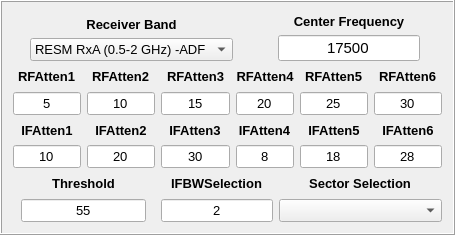
  <widget class="QFrame" name="frame_direct_mode">
   <property name="geometry">
    <rect>
     <x>10</x>
     <y>115</y>
     <width>455</width>
     <height>235</height>
    </rect>
   </property>
   <property name="frameShape">
    <enum>QFrame::Box</enum>
   </property>
   <property name="frameShadow">
    <enum>QFrame::Raised</enum>
   </property>
   <layout class="QGridLayout" name="gridLayout_53">
    <item row="0" column="0" colspan="4">
     <layout class="QGridLayout" name="gridLayout">
      <item row="0" column="0" alignment="Qt::AlignHCenter|Qt::AlignBottom">
       <widget class="QLabel" name="label_2">
        <property name="font">
         <font>
          <family>Arial</family>
          <pointsize>10</pointsize>
          <weight>75</weight>
          <bold>true</bold>
         </font>
        </property>
        <property name="text">
         <string>Receiver Band</string>
        </property>
        <property name="alignment">
         <set>Qt::AlignCenter</set>
        </property>
       </widget>
      </item>
      <item row="1" column="0" alignment="Qt::AlignHCenter|Qt::AlignTop">
       <widget class="QComboBox" name="CB_direct_RB">
        <property name="font">
         <font>
          <family>Arial</family>
          <pointsize>10</pointsize>
         </font>
        </property>
        <item>
         <property name="text">
          <string>RESM RxA (0.5-2 GHz) -ADF</string>
         </property>
        </item>
        <item>
         <property name="text">
          <string>RESM RxB (2-18 GHz) -BLI</string>
         </property>
        </item>
        <item>
         <property name="text">
          <string>RESM RxF (18-40 GHz) -ADF</string>
         </property>
        </item>
       </widget>
      </item>
     </layout>
    </item>
    <item row="0" column="4" colspan="4">
     <layout class="QGridLayout" name="gridLayout_2">
      <item row="0" column="0" alignment="Qt::AlignHCenter">
       <widget class="QLabel" name="label_3">
        <property name="font">
         <font>
          <family>Arial</family>
          <pointsize>10</pointsize>
          <weight>75</weight>
          <bold>true</bold>
         </font>
        </property>
        <property name="text">
         <string>Center Frequency</string>
        </property>
        <property name="alignment">
         <set>Qt::AlignCenter</set>
        </property>
       </widget>
      </item>
      <item row="1" column="0" alignment="Qt::AlignHCenter">
       <widget class="QLineEdit" name="lineEdit_direct_CF">
        <property name="font">
         <font>
          <family>Arial</family>
          <pointsize>11</pointsize>
         </font>
        </property>
        <property name="text">
         <string>17500</string>
        </property>
        <property name="alignment">
         <set>Qt::AlignCenter</set>
        </property>
       </widget>
      </item>
     </layout>
    </item>
    <item row="1" column="0">
     <layout class="QGridLayout" name="gridLayout_3">
      <item row="0" column="0" alignment="Qt::AlignHCenter">
       <widget class="QLabel" name="label_4">
        <property name="font">
         <font>
          <family>Arial</family>
          <pointsize>10</pointsize>
          <weight>75</weight>
          <bold>true</bold>
         </font>
        </property>
        <property name="text">
         <string>RFAtten1</string>
        </property>
        <property name="alignment">
         <set>Qt::AlignCenter</set>
        </property>
       </widget>
      </item>
      <item row="1" column="0">
       <widget class="QLineEdit" name="lineEdit_direct_RF1">
        <property name="font">
         <font>
          <family>Arial</family>
          <pointsize>10</pointsize>
         </font>
        </property>
        <property name="text">
         <string>5</string>
        </property>
        <property name="alignment">
         <set>Qt::AlignCenter</set>
        </property>
       </widget>
      </item>
     </layout>
    </item>
    <item row="1" column="1">
     <layout class="QGridLayout" name="gridLayout_4">
      <item row="0" column="0" alignment="Qt::AlignHCenter">
       <widget class="QLabel" name="label_5">
        <property name="font">
         <font>
          <family>Arial</family>
          <pointsize>10</pointsize>
          <weight>75</weight>
          <bold>true</bold>
         </font>
        </property>
        <property name="text">
         <string>RFAtten2</string>
        </property>
        <property name="alignment">
         <set>Qt::AlignCenter</set>
        </property>
       </widget>
      </item>
      <item row="1" column="0">
       <widget class="QLineEdit" name="lineEdit_direct_RF2">
        <property name="font">
         <font>
          <family>Arial</family>
          <pointsize>10</pointsize>
         </font>
        </property>
        <property name="text">
         <string>10</string>
        </property>
        <property name="alignment">
         <set>Qt::AlignCenter</set>
        </property>
       </widget>
      </item>
     </layout>
    </item>
    <item row="1" column="2">
     <layout class="QGridLayout" name="gridLayout_5">
      <item row="0" column="0" alignment="Qt::AlignHCenter">
       <widget class="QLabel" name="label_6">
        <property name="font">
         <font>
          <family>Arial</family>
          <pointsize>10</pointsize>
          <weight>75</weight>
          <bold>true</bold>
         </font>
        </property>
        <property name="text">
         <string>RFAtten3</string>
        </property>
        <property name="alignment">
         <set>Qt::AlignCenter</set>
        </property>
       </widget>
      </item>
      <item row="1" column="0">
       <widget class="QLineEdit" name="lineEdit_direct_RF3">
        <property name="font">
         <font>
          <family>Arial</family>
          <pointsize>10</pointsize>
         </font>
        </property>
        <property name="text">
         <string>15</string>
        </property>
        <property name="alignment">
         <set>Qt::AlignCenter</set>
        </property>
       </widget>
      </item>
     </layout>
    </item>
    <item row="1" column="3" colspan="3">
     <layout class="QGridLayout" name="gridLayout_6">
      <item row="0" column="0" alignment="Qt::AlignHCenter">
       <widget class="QLabel" name="label_7">
        <property name="font">
         <font>
          <family>Arial</family>
          <pointsize>10</pointsize>
          <weight>75</weight>
          <bold>true</bold>
         </font>
        </property>
        <property name="text">
         <string>RFAtten4</string>
        </property>
        <property name="alignment">
         <set>Qt::AlignCenter</set>
        </property>
       </widget>
      </item>
      <item row="1" column="0">
       <widget class="QLineEdit" name="lineEdit_direct_RF4">
        <property name="font">
         <font>
          <family>Arial</family>
          <pointsize>10</pointsize>
         </font>
        </property>
        <property name="text">
         <string>20</string>
        </property>
        <property name="alignment">
         <set>Qt::AlignCenter</set>
        </property>
       </widget>
      </item>
     </layout>
    </item>
    <item row="1" column="6">
     <layout class="QGridLayout" name="gridLayout_7">
      <item row="0" column="0" alignment="Qt::AlignHCenter">
       <widget class="QLabel" name="label_8">
        <property name="font">
         <font>
          <family>Arial</family>
          <pointsize>10</pointsize>
          <weight>75</weight>
          <bold>true</bold>
         </font>
        </property>
        <property name="text">
         <string>RFAtten5</string>
        </property>
        <property name="alignment">
         <set>Qt::AlignCenter</set>
        </property>
       </widget>
      </item>
      <item row="1" column="0">
       <widget class="QLineEdit" name="lineEdit_direct_RF5">
        <property name="font">
         <font>
          <family>Arial</family>
          <pointsize>10</pointsize>
         </font>
        </property>
        <property name="text">
         <string>25</string>
        </property>
        <property name="alignment">
         <set>Qt::AlignCenter</set>
        </property>
       </widget>
      </item>
     </layout>
    </item>
    <item row="1" column="7">
     <layout class="QGridLayout" name="gridLayout_8">
      <item row="0" column="0" alignment="Qt::AlignHCenter">
       <widget class="QLabel" name="label_9">
        <property name="font">
         <font>
          <family>Arial</family>
          <pointsize>10</pointsize>
          <weight>75</weight>
          <bold>true</bold>
         </font>
        </property>
        <property name="text">
         <string>RFAtten6</string>
        </property>
        <property name="alignment">
         <set>Qt::AlignCenter</set>
        </property>
       </widget>
      </item>
      <item row="1" column="0">
       <widget class="QLineEdit" name="lineEdit_direct_RF6">
        <property name="font">
         <font>
          <family>Arial</family>
          <pointsize>10</pointsize>
         </font>
        </property>
        <property name="text">
         <string>30</string>
        </property>
        <property name="alignment">
         <set>Qt::AlignCenter</set>
        </property>
       </widget>
      </item>
     </layout>
    </item>
    <item row="2" column="0">
     <layout class="QGridLayout" name="gridLayout_9">
      <item row="1" column="0">
       <widget class="QLineEdit" name="lineEdit_direct_IF1">
        <property name="font">
         <font>
          <family>Arial</family>
          <pointsize>10</pointsize>
         </font>
        </property>
        <property name="text">
         <string>10</string>
        </property>
        <property name="alignment">
         <set>Qt::AlignCenter</set>
        </property>
       </widget>
      </item>
      <item row="0" column="0" alignment="Qt::AlignHCenter">
       <widget class="QLabel" name="label_10">
        <property name="font">
         <font>
          <family>Arial</family>
          <pointsize>10</pointsize>
          <weight>75</weight>
          <bold>true</bold>
         </font>
        </property>
        <property name="text">
         <string>IFAtten1</string>
        </property>
        <property name="alignment">
         <set>Qt::AlignCenter</set>
        </property>
       </widget>
      </item>
     </layout>
    </item>
    <item row="2" column="1">
     <layout class="QGridLayout" name="gridLayout_10">
      <item row="0" column="0" alignment="Qt::AlignHCenter">
       <widget class="QLabel" name="label_11">
        <property name="font">
         <font>
          <family>Arial</family>
          <pointsize>10</pointsize>
          <weight>75</weight>
          <bold>true</bold>
         </font>
        </property>
        <property name="text">
         <string>IFAtten2</string>
        </property>
        <property name="alignment">
         <set>Qt::AlignCenter</set>
        </property>
       </widget>
      </item>
      <item row="1" column="0">
       <widget class="QLineEdit" name="lineEdit_direct_IF2">
        <property name="font">
         <font>
          <family>Arial</family>
          <pointsize>10</pointsize>
         </font>
        </property>
        <property name="text">
         <string>20</string>
        </property>
        <property name="alignment">
         <set>Qt::AlignCenter</set>
        </property>
       </widget>
      </item>
     </layout>
    </item>
    <item row="2" column="2">
     <layout class="QGridLayout" name="gridLayout_11">
      <item row="0" column="0" alignment="Qt::AlignHCenter">
       <widget class="QLabel" name="label_12">
        <property name="font">
         <font>
          <family>Arial</family>
          <pointsize>10</pointsize>
          <weight>75</weight>
          <bold>true</bold>
         </font>
        </property>
        <property name="text">
         <string>IFAtten3</string>
        </property>
        <property name="alignment">
         <set>Qt::AlignCenter</set>
        </property>
       </widget>
      </item>
      <item row="1" column="0">
       <widget class="QLineEdit" name="lineEdit_direct_IF3">
        <property name="font">
         <font>
          <family>Arial</family>
          <pointsize>10</pointsize>
         </font>
        </property>
        <property name="text">
         <string>30</string>
        </property>
        <property name="alignment">
         <set>Qt::AlignCenter</set>
        </property>
       </widget>
      </item>
     </layout>
    </item>
    <item row="2" column="3" colspan="3">
     <layout class="QGridLayout" name="gridLayout_12">
      <item row="0" column="0" alignment="Qt::AlignHCenter">
       <widget class="QLabel" name="label_13">
        <property name="font">
         <font>
          <family>Arial</family>
          <pointsize>10</pointsize>
          <weight>75</weight>
          <bold>true</bold>
         </font>
        </property>
        <property name="text">
         <string>IFAtten4</string>
        </property>
        <property name="alignment">
         <set>Qt::AlignCenter</set>
        </property>
       </widget>
      </item>
      <item row="1" column="0">
       <widget class="QLineEdit" name="lineEdit_direct_IF4">
        <property name="font">
         <font>
          <family>Arial</family>
          <pointsize>10</pointsize>
         </font>
        </property>
        <property name="text">
         <string>8</string>
        </property>
        <property name="alignment">
         <set>Qt::AlignCenter</set>
        </property>
       </widget>
      </item>
     </layout>
    </item>
    <item row="2" column="6">
     <layout class="QGridLayout" name="gridLayout_13">
      <item row="0" column="0" alignment="Qt::AlignHCenter">
       <widget class="QLabel" name="label_14">
        <property name="font">
         <font>
          <family>Arial</family>
          <pointsize>10</pointsize>
          <weight>75</weight>
          <bold>true</bold>
         </font>
        </property>
        <property name="text">
         <string>IFAtten5</string>
        </property>
        <property name="alignment">
         <set>Qt::AlignCenter</set>
        </property>
       </widget>
      </item>
      <item row="1" column="0">
       <widget class="QLineEdit" name="lineEdit_direct_IF5">
        <property name="font">
         <font>
          <family>Arial</family>
          <pointsize>10</pointsize>
         </font>
        </property>
        <property name="text">
         <string>18</string>
        </property>
        <property name="alignment">
         <set>Qt::AlignCenter</set>
        </property>
       </widget>
      </item>
     </layout>
    </item>
    <item row="2" column="7">
     <layout class="QGridLayout" name="gridLayout_14">
      <item row="0" column="0" alignment="Qt::AlignHCenter">
       <widget class="QLabel" name="label_15">
        <property name="font">
         <font>
          <family>Arial</family>
          <pointsize>10</pointsize>
          <weight>75</weight>
          <bold>true</bold>
         </font>
        </property>
        <property name="text">
         <string>IFAtten6</string>
        </property>
        <property name="alignment">
         <set>Qt::AlignCenter</set>
        </property>
       </widget>
      </item>
      <item row="1" column="0">
       <widget class="QLineEdit" name="lineEdit_direct_IF6">
        <property name="font">
         <font>
          <family>Arial</family>
          <pointsize>10</pointsize>
         </font>
        </property>
        <property name="text">
         <string>28</string>
        </property>
        <property name="alignment">
         <set>Qt::AlignCenter</set>
        </property>
       </widget>
      </item>
     </layout>
    </item>
    <item row="3" column="0" colspan="2">
     <layout class="QGridLayout" name="gridLayout_15">
      <item row="0" column="0" alignment="Qt::AlignHCenter">
       <widget class="QLabel" name="label_16">
        <property name="font">
         <font>
          <family>Arial</family>
          <pointsize>10</pointsize>
          <weight>75</weight>
          <bold>true</bold>
         </font>
        </property>
        <property name="text">
         <string>Threshold</string>
        </property>
        <property name="alignment">
         <set>Qt::AlignCenter</set>
        </property>
       </widget>
      </item>
      <item row="1" column="0" alignment="Qt::AlignHCenter">
       <widget class="QLineEdit" name="lineEdit_direct_thrs">
        <property name="font">
         <font>
          <family>Arial</family>
          <pointsize>10</pointsize>
         </font>
        </property>
        <property name="text">
         <string>55</string>
        </property>
        <property name="alignment">
         <set>Qt::AlignCenter</set>
        </property>
       </widget>
      </item>
     </layout>
    </item>
    <item row="3" column="2" colspan="3">
     <layout class="QGridLayout" name="gridLayout_16">
      <item row="0" column="0" alignment="Qt::AlignHCenter">
       <widget class="QLabel" name="label_17">
        <property name="font">
         <font>
          <family>Arial</family>
          <pointsize>10</pointsize>
          <weight>75</weight>
          <bold>true</bold>
         </font>
        </property>
        <property name="text">
         <string>IFBWSelection</string>
        </property>
        <property name="alignment">
         <set>Qt::AlignCenter</set>
        </property>
       </widget>
      </item>
      <item row="1" column="0" alignment="Qt::AlignHCenter">
       <widget class="QLineEdit" name="lineEdit_direct_IFBWS">
        <property name="font">
         <font>
          <family>Arial</family>
          <pointsize>10</pointsize>
         </font>
        </property>
        <property name="text">
         <string>2</string>
        </property>
        <property name="alignment">
         <set>Qt::AlignCenter</set>
        </property>
       </widget>
      </item>
     </layout>
    </item>
    <item row="3" column="5" colspan="3">
     <layout class="QGridLayout" name="gridLayout_17">
      <item row="0" column="0" alignment="Qt::AlignHCenter">
       <widget class="QLabel" name="label_18">
        <property name="font">
         <font>
          <family>Arial</family>
          <pointsize>10</pointsize>
          <weight>75</weight>
          <bold>true</bold>
         </font>
        </property>
        <property name="text">
         <string>Sector Selection</string>
        </property>
        <property name="alignment">
         <set>Qt::AlignCenter</set>
        </property>
       </widget>
      </item>
      <item row="1" column="0">
       <widget class="QComboBox" name="CB_Direct_Sector">
        <property name="font">
         <font>
          <family>Arial</family>
          <pointsize>10</pointsize>
         </font>
        </property>
       </widget>
      </item>
     </layout>
    </item>
   </layout>
  </widget>
